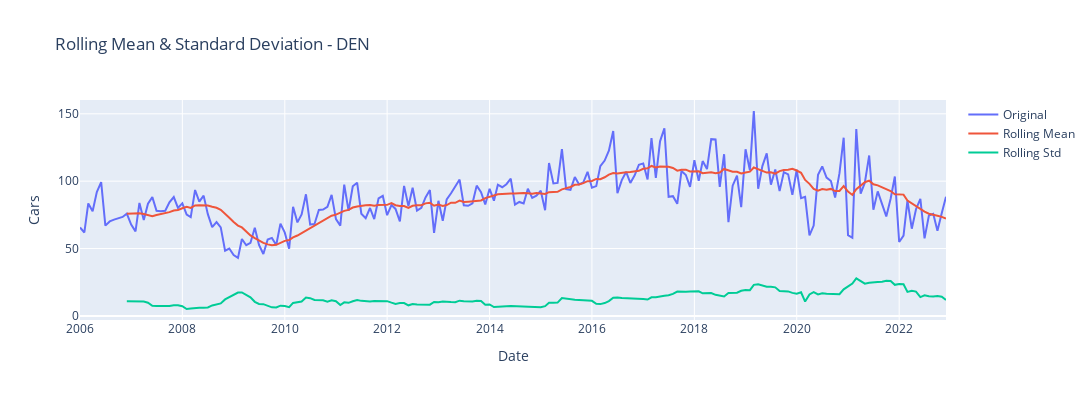

The cell this chart's notebook holds for it:
### Markdown cell above
### Trend

Rolling Statistics

A rolling average is a great way to visualize how the dataset is trending. As the dataset provides counts by month, a window size of 12 will give us the annual rolling average.

We will also include the rolling standard deviation to see how much the data varies from the rolling average.

### Code cell
# Determine rolling statistics
# Wwindow size 12 denotes 12 months, giving rolling mean at yearly level
window_size = 12
df["rolling_avg"] = df[dep_var].rolling(window=window_size).mean() 
df["rolling_std"] = df[dep_var].rolling(window=window_size).std()

title = 'Rolling Mean & Standard Deviation - ' + country

fig= go.Figure()

fig.add_trace(go.Scatter(dict(x=df.index.to_timestamp(), y=df[dep_var], mode='lines', name= 'Original')))
fig.add_trace(go.Scatter(dict(x=df.index.to_timestamp(), y=df['rolling_avg'], mode='lines', name= 'Rolling Mean')))
fig.add_trace(go.Scatter(dict(x=df.index.to_timestamp(), y=df['rolling_std'], mode='lines', name= 'Rolling Std')))

fig.update_layout(height=400, width=1200, title=go.layout.Title(text=title),
 xaxis=go.layout.XAxis(title=go.layout.xaxis.Title(text='Date')),
 yaxis=go.layout.YAxis(title=go.layout.yaxis.Title(text='Cars')))

fig.show()

df.drop(['rolling_avg', 'rolling_std'], axis=1, inplace=True)

### Figure 1 — Plotly figure (JSON) as saved in the notebook; plotly's stock layout.template omitted (floating-point values rounded to 4 significant figures; data arrays with more than 128 entries replaced by an {"elided": "..."} marker saying what was removed)
{"data": [{"mode": "lines", "name": "Original", "type": "scatter", "x": {"elided": "204 str values"}, "y": {"elided": "204 float values"}}, {"mode": "lines", "name": "Rolling Mean", "type": "scatter", "x": {"elided": "204 str values"}, "y": {"elided": "204 float values"}}, {"mode": "lines", "name": "Rolling Std", "type": "scatter", "x": {"elided": "204 str values"}, "y": {"elided": "204 float values"}}], "layout": {"height": 400, "title": {"text": "Rolling Mean & Standard Deviation - DEN"}, "width": 1200, "xaxis": {"title": {"text": "Date"}}, "yaxis": {"title": {"text": "Cars"}}}}
